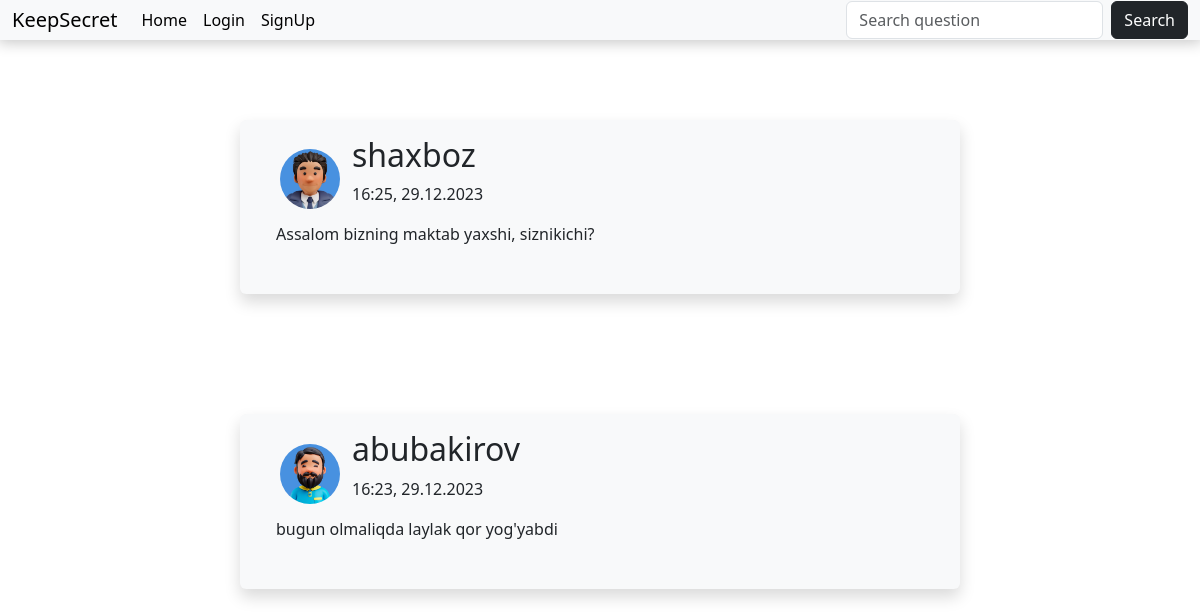
The page /hashtag/news/ on the database its author committed.
### chats/models.py (models this page shows, shortened)
class Question(models.Model):
    user = models.ForeignKey(User, on_delete=models.CASCADE)
    text = models.TextField(max_length=200)
    timestamp = models.DateTimeField(default=now)
    hashtag = models.CharField(max_length=100, default='news')
    question_p = models.ForeignKey('self', null=True, blank=True, on_delete=models.CASCADE)
    like = models.ManyToManyField(User, related_name='like_question')
    comment_count = models.PositiveIntegerField(default=0)
    class Meta:
        db_table = 'Question'
        ordering = ['-timestamp']

### users/models.py (models this page shows, shortened)
class Profile(models.Model):
    user = models.OneToOneField(User, on_delete=models.CASCADE)
    profile_image = models.ImageField(upload_to='images', default='default_image.jpg')
    fullname = models.CharField(max_length=155)
    phone_number = models.CharField(max_length=15)
    gender = models.CharField(max_length=15, choices=[('Male', 'Male'), ('Female', 'Female')])

### chats/views.py (the view)
# urls.py: path('hashtag/<str:hashtag>/', hashtag, name='hashtag'),
def hashtag(request, hashtag):
    questions = Question.objects.filter(hashtag=hashtag)
    return render(request, 'chats/index.html', context={'questions': questions, 'hashtag': hashtag})

### chats/templates/chats/index.html (shortened to what this page needs)
{% extends 'chats/base.html' %}
{% load crispy_forms_tags %}
{% block content %}
    {% for question in questions %}
        <main class="main container d-flex flex-column shadow bg-body-tertiary rounded">
            <div class="user d-flex flex-fow gap-2 pt-3 px-4 align-items-center">
                <img class="avatar-user rounded-circle m-1" src="{{ question.user.profile.profile_image.url }}" alt="Profile Image">
                <div>
                    <h2>{{ question.user.username }}</h2>
                    <p>{{ question.timestamp|date:"H:i, d.m.Y" }}</p>
                </div>
            </div>
            <div class="question">
                <p class="px-4">{{ question.text }}</p>
            </div>
            <div class="connect d-flex gap-4 px-4 flex-row-reverse p-3 ">
            </div>
        </main>
    {% endfor %}
{% endblock %}

### chats/static/chats/style.css (style rules this page uses)
* { padding: 0; margin: 0; box-sizing: border-box; }
.main { margin-top: 120px; width: 60%; }
.avatar-user { height: 60px; width: 60px; object-fit: cover; margin-right: 10px; }

### rows shown on the page
Question: user.profile.profile_image (picture), user.username "shaxboz", timestamp "16:25, 29.12.2023", text "Assalom bizning maktab yaxshi, siznikichi?"
Question: user.profile.profile_image (picture), user.username "abubakirov", timestamp "16:23, 29.12.2023", text "bugun olmaliqda laylak qor yog'yabdi"
